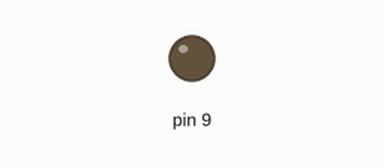
Bench run of a sketch on a simulated Arduino Uno, built with avr-gcc and run on an emulated ATmega328P. On the bench: output pins drawn as LEDs (lit = HIGH).

Above: at 0.22 s.
At 15.67 s:
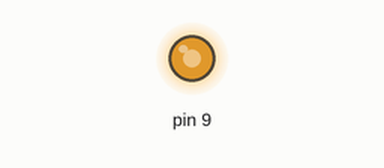
At 24.32 s:
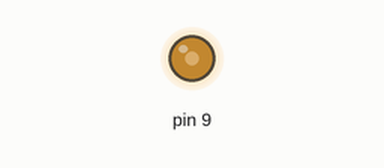
At 37.5 s:
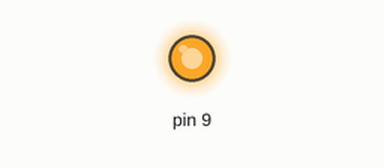
Timing chart, 0 to 40.0 s (numbered marks = the images above):
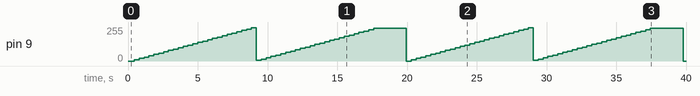

The sketch:

3-pwmLedYakma.ino
```cpp
byte deger=0;
void setup() {
  pinMode(9, OUTPUT);

}

void loop() {
  delay(100);
  analogWrite(9, deger); // deger 0-255 arasında olabilir.
  delay(250);
  deger+=10;
  if (deger>250){
    deger=0;
    delay(2000);
  }
}
```

Measured:
- by itself, pin 9: 0/255 → 10/255 at 0.45 s, → 20/255 0.35 s later, → 30/255 0.35 s later, → 40/255 0.35 s later, … (102 changes in this stretch)
